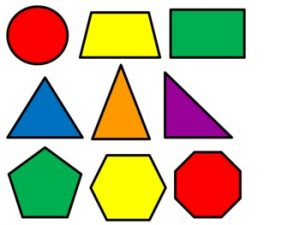
#> input picture resources/formas.jpg, 300 x 225 px
$ python capitulo8.py
#> lines starting #> are read from the running program, lines starting #| are printed output that depends on the picture; after the words box and inside, x2 and y2 are one past the last pixel; in counts of white or black regions, pixels touching at a corner belong together
import cv2
import numpy as np

def stackImages(scale,imgArray):
    rows = len(imgArray)
    cols = len(imgArray[0])
    rowsAvailable = isinstance(imgArray[0], list)
    width = imgArray[0][0].shape[1]
    height = imgArray[0][0].shape[0]
    if rowsAvailable:
        for x in range ( 0, rows):
            for y in range(0, cols):
                if imgArray[x][y].shape[:2] == imgArray[0][0].shape [:2]:
                    imgArray[x][y] = cv2.resize(imgArray[x][y], (0, 0), None, scale, scale)
                else:
                    imgArray[x][y] = cv2.resize(imgArray[x][y], (imgArray[0][0].shape[1], imgArray[0][0].shape[0]), None, scale, scale)
                if len(imgArray[x][y].shape) == 2: imgArray[x][y]= cv2.cvtColor( imgArray[x][y], cv2.COLOR_GRAY2BGR)
        imageBlank = np.zeros((height, width, 3), np.uint8)
        hor = [imageBlank]*rows
        hor_con = [imageBlank]*rows
        for x in range(0, rows):
            hor[x] = np.hstack(imgArray[x])
        ver = np.vstack(hor)
    else:
        for x in range(0, rows):
            if imgArray[x].shape[:2] == imgArray[0].shape[:2]:
                imgArray[x] = cv2.resize(imgArray[x], (0, 0), None, scale, scale)
            else:
                imgArray[x] = cv2.resize(imgArray[x], (imgArray[0].shape[1], imgArray[0].shape[0]), None,scale, scale)
            if len(imgArray[x].shape) == 2: imgArray[x] = cv2.cvtColor(imgArray[x], cv2.COLOR_GRAY2BGR)
        hor= np.hstack(imgArray)
        ver = hor
    return ver

def getContours(img):
    countours,hierarchy = cv2.findContours(img,cv2.RETR_EXTERNAL,cv2.CHAIN_APPROX_NONE)
    for cnt in countours:
        area = cv2.contourArea(cnt)
        print(area)
        if area>500:
            cv2.drawContours(imgContour, cnt, -1, (255, 0, 0), 3)
            peri = cv2.arcLength(cnt,True)
            print(peri)
            approx = cv2.approxPolyDP(cnt,0.02*peri,True)
            print(len(approx))
            objCor = len(approx)
            x,y,w,h = cv2.boundingRect(approx)
            if objCor == 3: objectType = "Tri"
            elif objCor == 4:
                asp = w/float(h)
                if asp >0.95 and asp <1.05:objectType="Square"
                else:objectType="Rectangle"
            elif objCor>4:objectType="Circle"
            else:objectType="None"


            cv2.rectangle(imgContour,(x,y),(x+w,y+h),(0,255,0),2)
            cv2.putText(imgContour,objectType,(x+(w//2)-10,y+(h//2)-10),cv2.FONT_HERSHEY_COMPLEX,0.5,
            (0,0,0),2)

img = cv2.imread("resources/formas.jpg")
#> img is the input picture: shape (225, 300, 3); mean B, G, R 162.9, 192.8, 201.1
imgContour = img.copy()
imgGray = cv2.cvtColor(img,cv2.COLOR_BGR2GRAY)
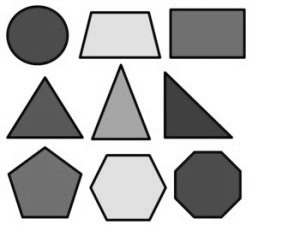
#> imgGray: shape (225, 300); min 0, max 255, mean 191.9
imgBlur = cv2.GaussianBlur(imgGray,(7,7),1)
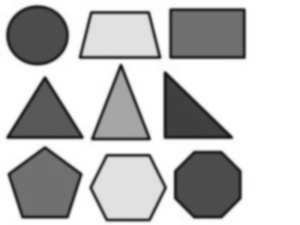
#> imgBlur: shape (225, 300); min 18, max 255, mean 191.9
imgCanny = cv2.Canny(imgBlur,50,50)
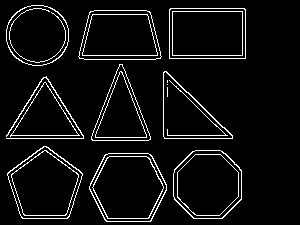
#> imgCanny: shape (225, 300); 6% white in thin lines or dots, all inside (x1, y1, x2, y2) = (6, 5, 246, 222)
getContours(imgCanny)
#> in getContours, `countours,hierarchy = cv2.findContours(img,cv2.RETR_EXTERNAL,cv2.CHAIN..`: countours = 10 contours; largest, box (x1, y1, x2, y2) and area: (89, 153, 167, 222) 4206, (173, 150, 242, 219) 3848, (7, 146, 83, 219) 3834, (169, 8, 246, 59) 3799, (78, 10, 162, 60) 3503
#> the loop in getContours, `for cnt in countours:` made 10 passes
#> (area, peri, approx, objCor, x, y, w, h) on passes 8 to 9: (3503, 246.4, [[89, 12], [79, 58], [160, 58], [149, 11]], 4, 79, 11, 82, 48), (3799, 250.8, [[169, 9], [169, 58], [245, 58], [244, 8]], 4, 169, 8, 77, 51)
#> (area, peri, approx, objCor, x, y, w, h) on passes 4, 6, 7: (1823.5, 205.6, [[79, 135], [44, 82], [10, 136]], 3, 10, 82, 70, 55), (2496, 233.3, [[163, 72], [164, 138], [232, 138]], 3, 163, 72, 70, 67), (2440, 236, [[119, 64], [91, 139], [148, 140]], 3, 91, 64, 58, 77)
#> (printed output is left out)
#> after the loop in getContours, `for cnt in countours:`:
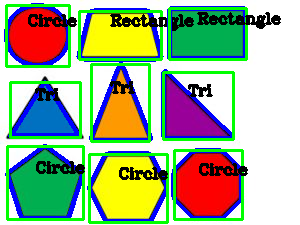
#> imgContour: shape (225, 300, 3); mean B, G, R 146.3, 178.6, 160.8

imgBlank = np.zeros_like(img)

imgStack = stackImages(1.0,([img,imgGray,imgBlur],
                            [imgCanny,imgBlank,imgContour]))
#> after the loop in stackImages, `for x in range(0, rows):`: hor = 2 items
#> in stackImages, `ver = np.vstack(hor)`:
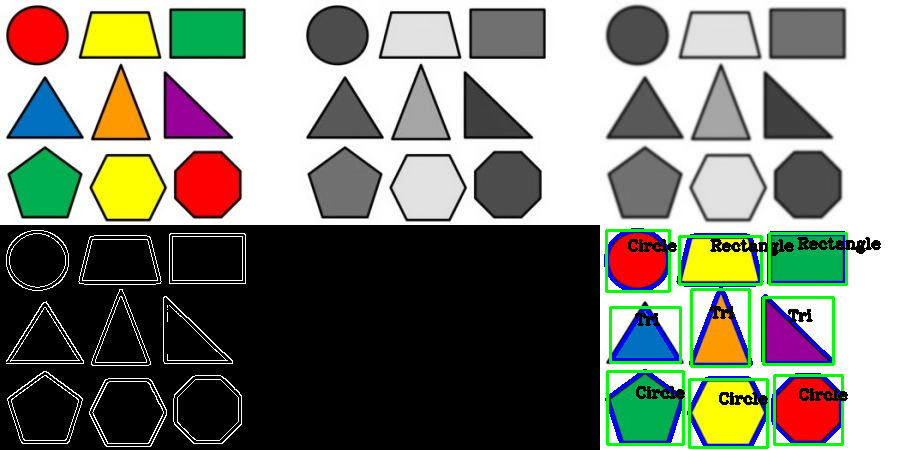
#> ver: shape (450, 900, 3); mean of channels 0, 1, 2 118, 128.4, 126.8; drawn as B, G, R
cv2.imshow("Stack", imgStack)

cv2.waitKey(0)
